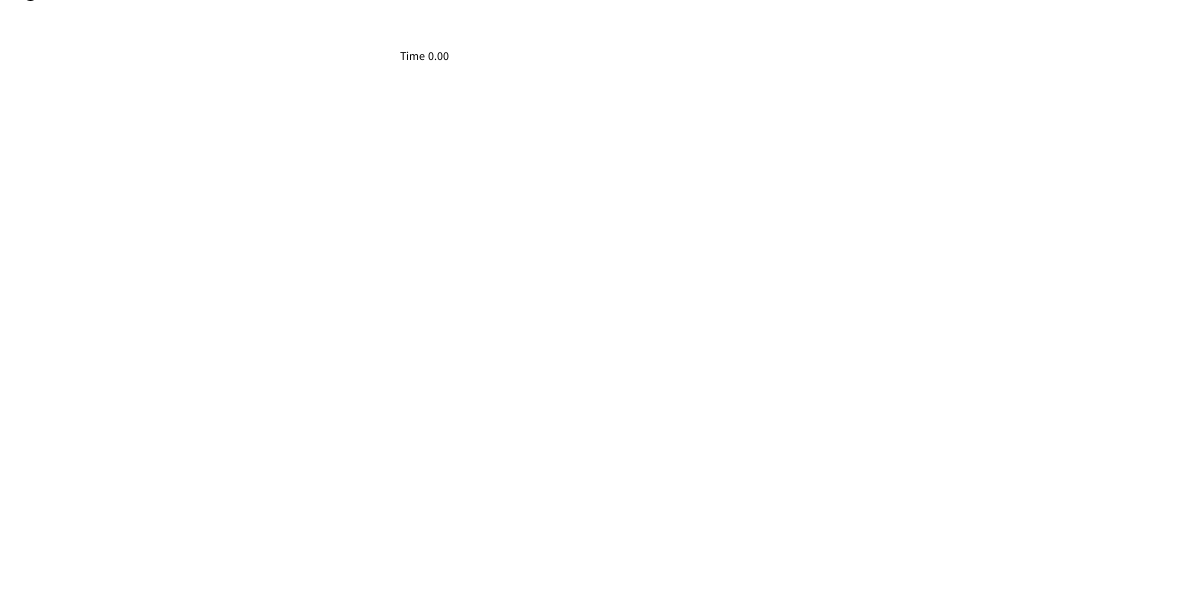
Frame 1 (no input)
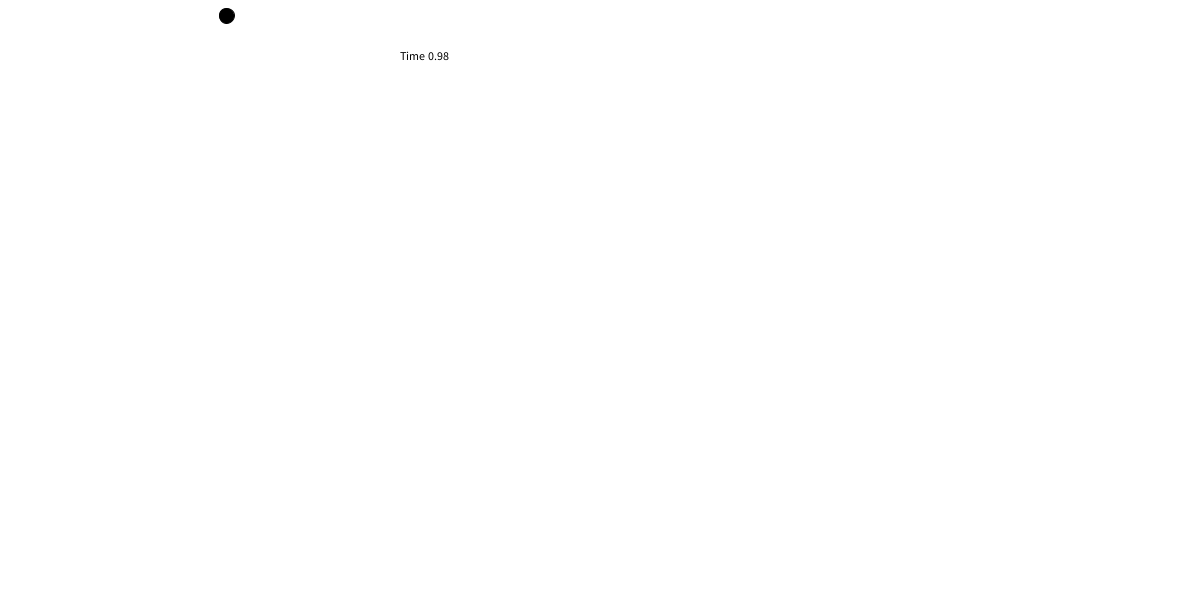
Frame 60 (the mouse pressed at the canvas centre just before this capture)
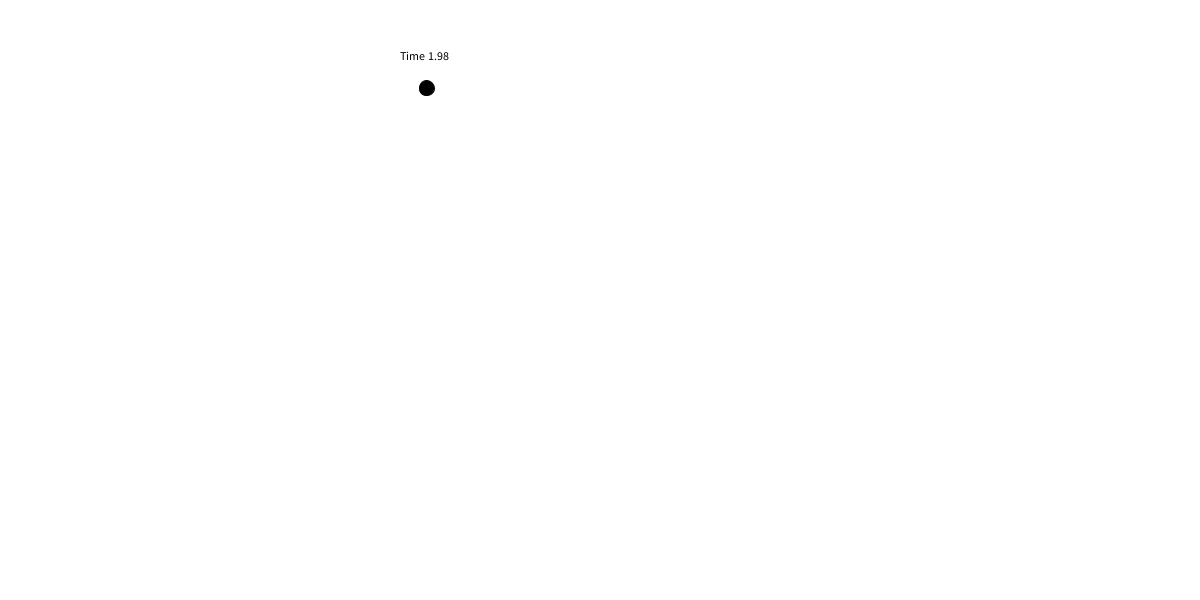
Frame 120 (the mouse held since frame 60 and released just before this capture)

The Processing sketch that drew these frames (run headless with seeded random() and noise(); from frame 60 on, the mouse is pressed at the canvas centre):

// Processing sketch: processing_121536
// ── processing_121536.pde

Cirkel myCirkel;

void setup()
{


    size(1200, 600);
    myCirkel = new Cirkel();


}




void draw()
{
    background(255);

    myCirkel.display();
    myCirkel.fall();



}
class Cirkel
{
    float xPos;
    float yPos;
    float v;
    float a;
    float tid;
    float aVandret;
    float vVandret;




    Cirkel()
    {
        xPos = 30;
        yPos = 0 - 7.5;
        v = 0;
        a = 0.818;
        vVandret = 3.33333;
        tid = 0;



    }

    void display()
    {
        fill(0);
        ellipse(xPos, yPos, 15, 15);
        text("Time" + " " + nf(tid / 60,1,2), 400, 60);
    }


    void fall()
    {
        yPos = yPos + v;
        v = v + (a / 60);
        tid = tid + 1;

        xPos = xPos + vVandret;




        if (yPos > height - 7.5)
        {
            noLoop();

        }

    }



}
